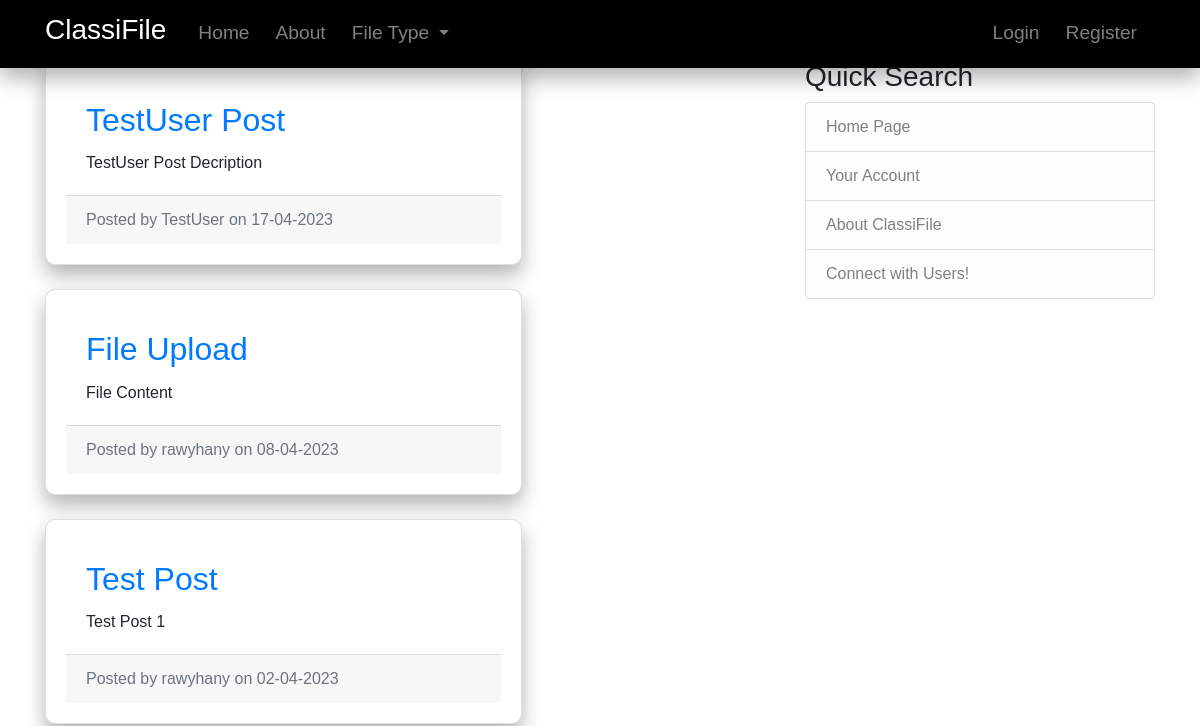
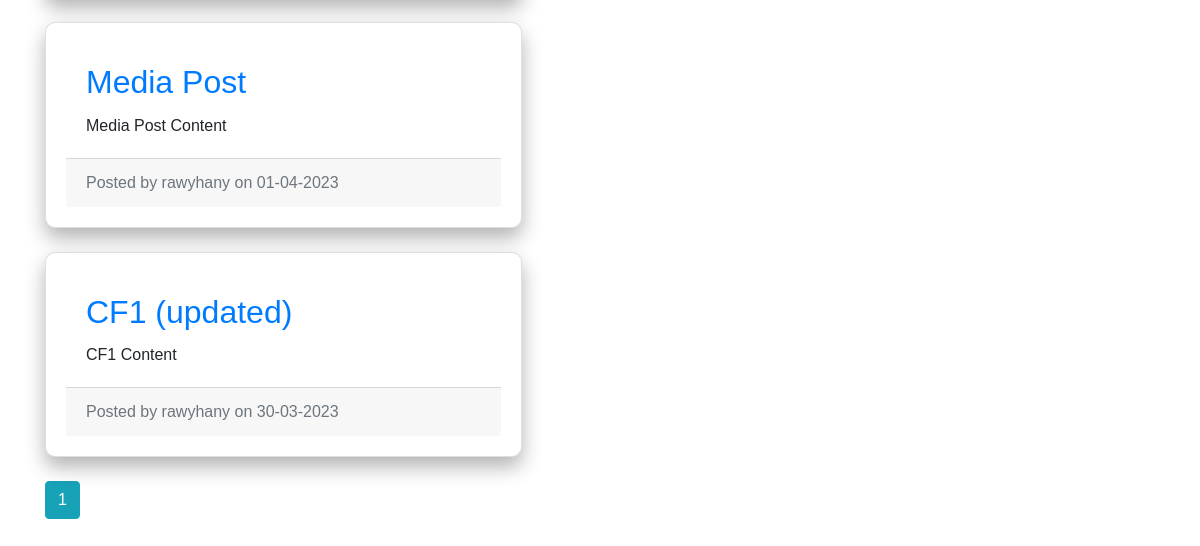
Page /home on the earlier database version (2 pictures, top to bottom).
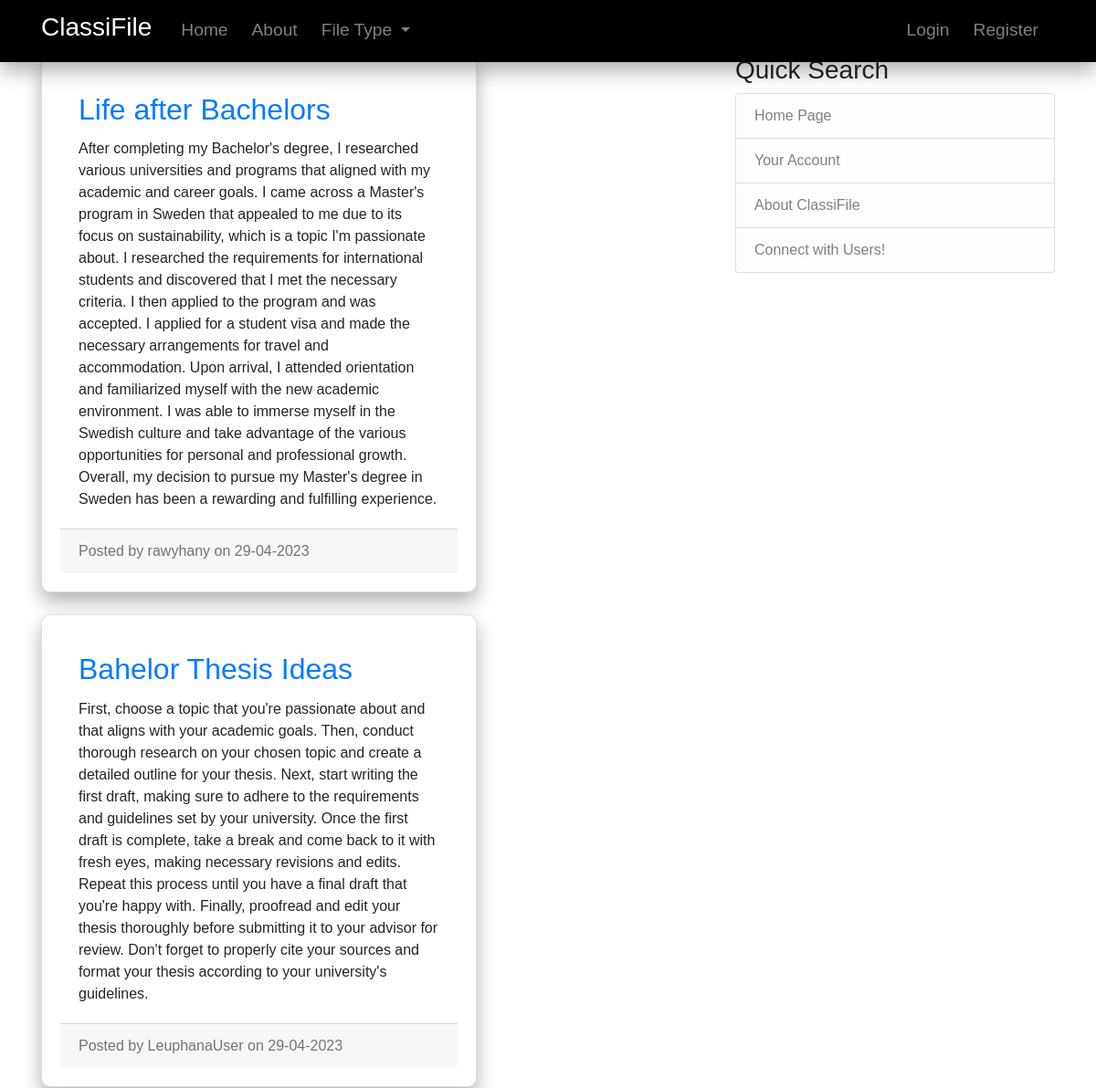
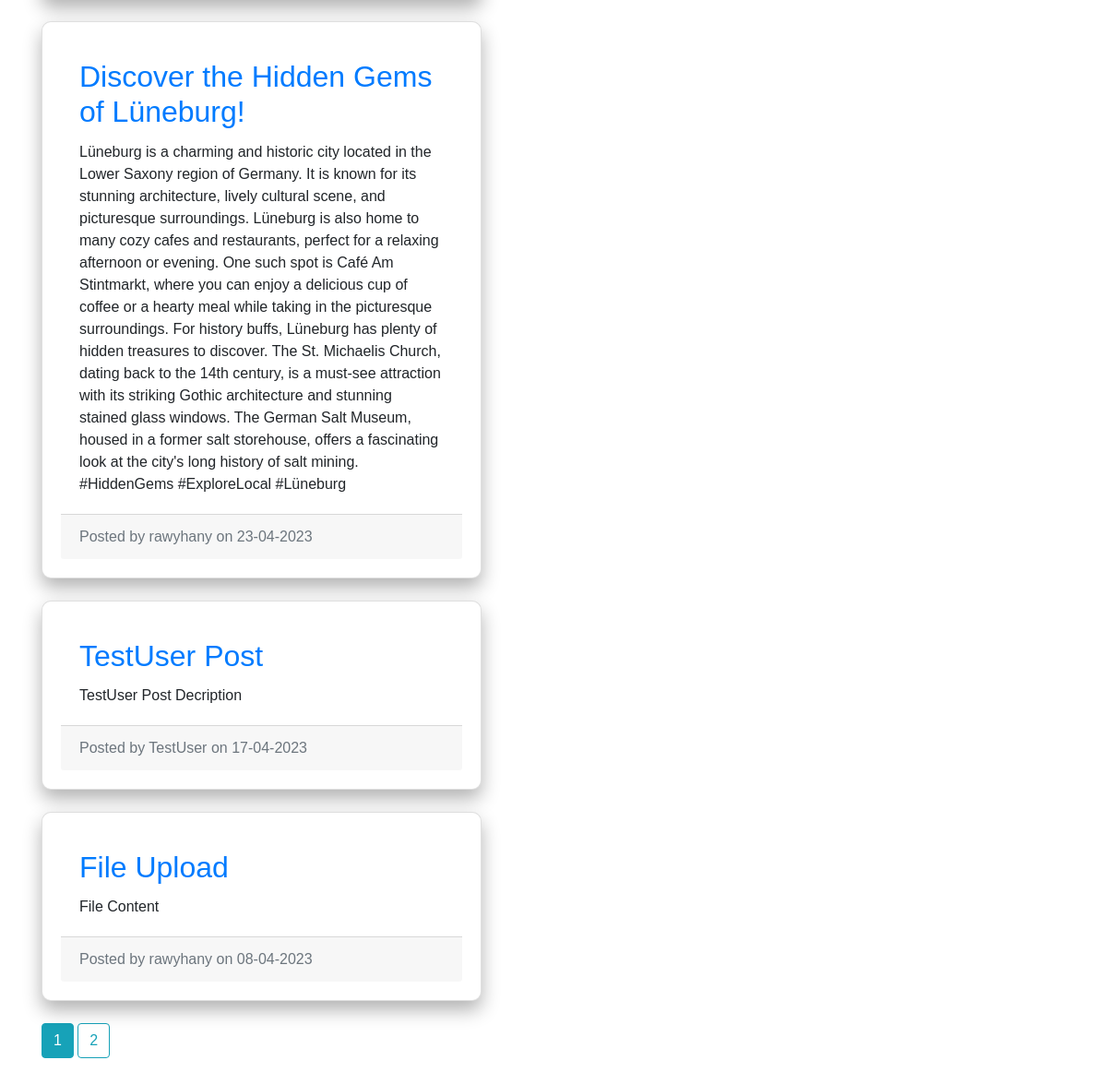
Same page on the later database version (2 pictures, top to bottom).
### classifile/models.py (models this page shows, shortened)
class Post(db.Model):
    id = db.Column(db.Integer, primary_key=True)
    title = db.Column(db.String(100), nullable=False)
    date_posted = db.Column(db.DateTime, nullable=False, default=datetime.utcnow)
    content = db.Column(db.Text, nullable=False)
    user_id = db.Column(db.Integer, db.ForeignKey('user.id'), nullable=False)

class User(db.Model, UserMixin):
    id = db.Column(db.Integer, primary_key=True)
    username = db.Column(db.String(20), unique=True, nullable=False)
    email = db.Column(db.String(20), unique=True, nullable=False)
    image_file = db.Column(db.String(20), nullable=False, default='default.jpg')
    password = db.Column(db.String(60), nullable=False)
    posts = db.relationship('Post', backref='author', lazy=True)

### classifile/routes.py (the view)
@app.route("/")
@app.route("/home")
def home():
    page = request.args.get('page', 1, type=int)
    posts = Post.query.order_by(Post.date_posted.desc()).paginate(page=page, per_page=5)
    return render_template('home.html', posts=posts)

### classifile/templates/home.html
{% extends "layout.html" %}
{% block content %}
  <div class="row">
    <div class="col-md-8">
      {% for post in posts.items %}
        <div class="card mb-4">
          <div class="card-body">
            <h2 class="card-title"><a href="{{ url_for('post', post_id=post.id) }}">{{ post.title }}</a></h2>
            <p class="card-text">{{ post.content }}</p>
          </div>
          <div class="card-footer text-muted">
            Posted by <a>{{ post.author.username }}</a> on {{ post.date_posted.strftime('%d-%m-%Y') }}
          </div>
        </div>
      {% endfor %}
          </div>
        </div>
    {% for page_num in posts.iter_pages(left_edge=1, right_edge=1, left_current=1, right_current=2) %}
      {% if page_num %}
        {% if posts.page == page_num %}
          <a class="btn btn-info mb-4" href="{{ url_for('home', page=page_num) }}">{{ page_num }}</a>
        {% else %}
          <a class="btn btn-outline-info mb-4" href="{{ url_for('home', page=page_num) }}">{{ page_num }}</a>
        {% endif %}
      {% else %}
        ...
      {% endif %}
    {% endfor %}
{% endblock content %}

Differences in the rows shown:
no longer on this page (row unchanged): Post: title "Test Post", content "Test Post 1", author.username "rawyhany", date_posted "02-04-2023"
no longer on this page (row unchanged): Post: title "Media Post", content "Media Post Content", author.username "rawyhany", date_posted "01-04-2023"
no longer on this page (row unchanged): Post: title "CF1 (updated)", content "CF1 Content", author.username "rawyhany", date_posted "30-03-2023"
added Post: title "Life after Bachelors", content "After completing my Bachelor's degree, I researched various universities and programs that aligned with my academic and career goals. I came across a Master's program in Sweden that appealed to me due to its focus on sustainability, which is a topic I'm passionate about. I researched the requirements for international students and discovered that I met the necessary criteria. I then applied to the program and was accepted. I applied for a student visa and made the necessary arrangements for travel and accommodation. Upon arrival, I attended orientation and familiarized myself with the new academic environment. I was able to immerse myself in the Swedish culture and take advantage of the…", author.username "rawyhany", date_posted "29-04-2023"
added Post: title "Bahelor Thesis Ideas", content "First, choose a topic that you're passionate about and that aligns with your academic goals. Then, conduct thorough research on your chosen topic and create a detailed outline for your thesis. Next, start writing the first draft, making sure to adhere to the requirements and guidelines set by your university. Once the first draft is complete, take a break and come back to it with fresh eyes, making necessary revisions and edits. Repeat this process until you have a final draft that you're happy with. Finally, proofread and edit your thesis thoroughly before submitting it to your advisor for review. Don't forget to properly cite your sources and format your thesis according to your…", author.username "LeuphanaUser", date_posted "29-04-2023"
added Post: title "Discover the Hidden Gems of Lüneburg!", content "Lüneburg is a charming and historic city located in the Lower Saxony region of Germany. It is known for its stunning architecture, lively cultural scene, and picturesque surroundings. Lüneburg is also home to many cozy cafes and restaurants, perfect for a relaxing afternoon or evening. One such spot is Café Am Stintmarkt, where you can enjoy a delicious cup of coffee or a hearty meal while taking in the picturesque surroundings. For history buffs, Lüneburg has plenty of hidden treasures to discover. The St. Michaelis Church, dating back to the 14th century, is a must-see attraction with its striking Gothic architecture and stunning stained glass windows. The German Salt Museum, housed in a…", author.username "rawyhany", date_posted "23-04-2023"
Other differences:
new list line: "2"
